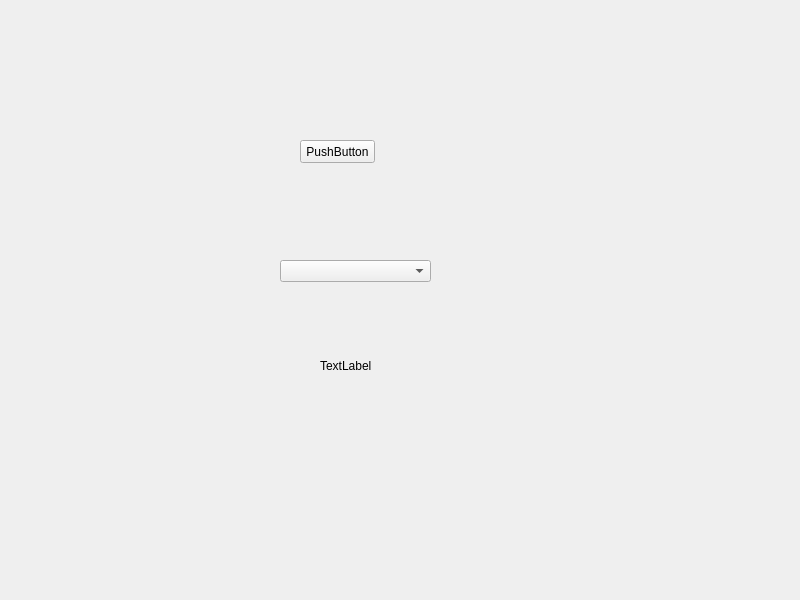
<?xml version="1.0" encoding="UTF-8"?>
<ui version="4.0">
 <class>MainWindow</class>
 <widget class="QMainWindow" name="MainWindow">
  <property name="geometry">
   <rect>
    <x>0</x>
    <y>0</y>
    <width>800</width>
    <height>600</height>
   </rect>
  </property>
  <property name="windowTitle">
   <string>MainWindow</string>
  </property>
  <widget class="QWidget" name="centralwidget">
   <widget class="QPushButton" name="pushButton">
    <property name="geometry">
     <rect>
      <x>300</x>
      <y>140</y>
      <width>75</width>
      <height>23</height>
     </rect>
    </property>
    <property name="text">
     <string>PushButton</string>
    </property>
   </widget>
   <widget class="QComboBox" name="comboBox">
    <property name="geometry">
     <rect>
      <x>280</x>
      <y>260</y>
      <width>151</width>
      <height>22</height>
     </rect>
    </property>
   </widget>
   <widget class="QLabel" name="label">
    <property name="geometry">
     <rect>
      <x>320</x>
      <y>360</y>
      <width>54</width>
      <height>12</height>
     </rect>
    </property>
    <property name="text">
     <string>TextLabel</string>
    </property>
   </widget>
  </widget>
 </widget>
 <resources/>
 <connections/>
</ui>
